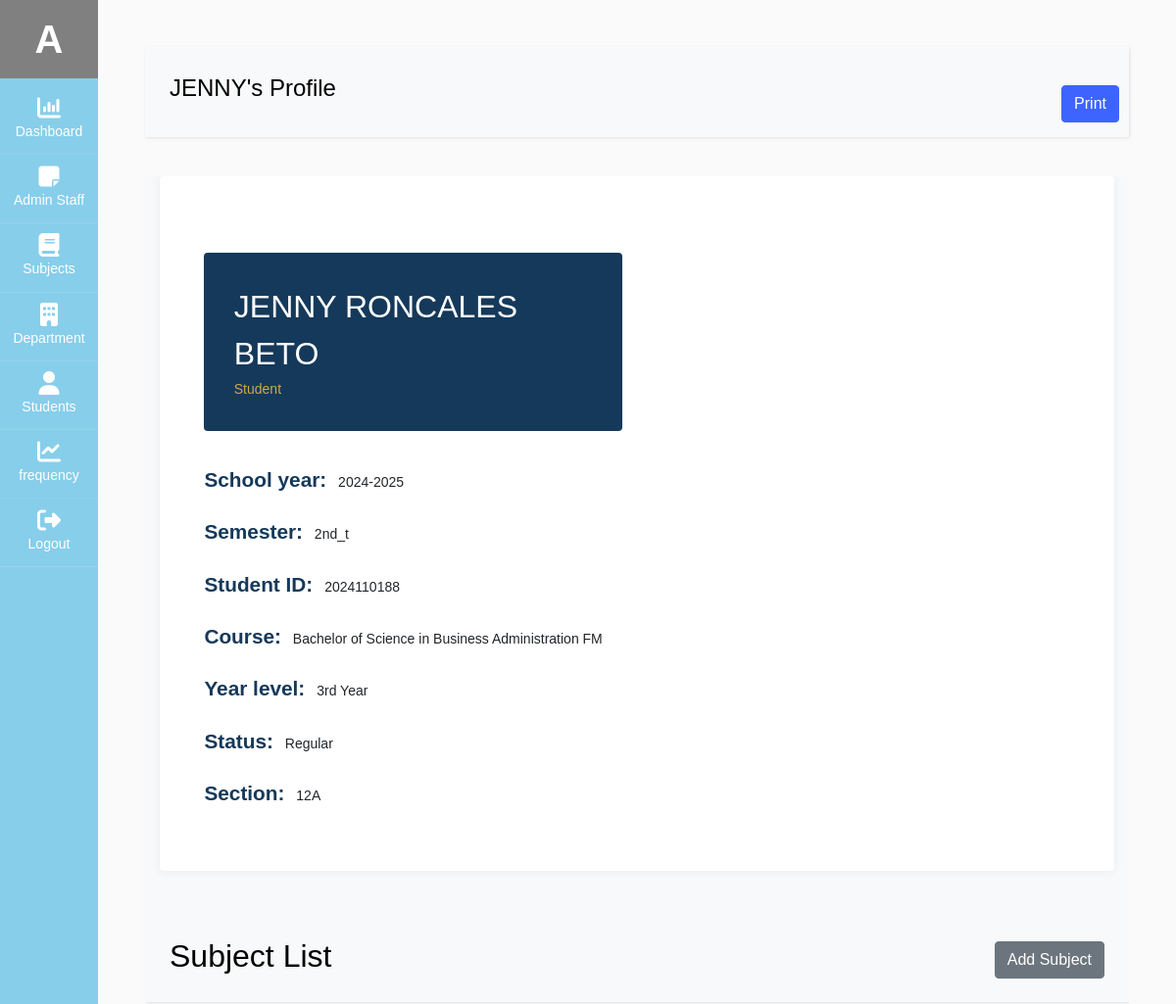
Page /admin/view_student_info.php?stud_id=2024110188 (signed in, upper part) on the earlier database version.
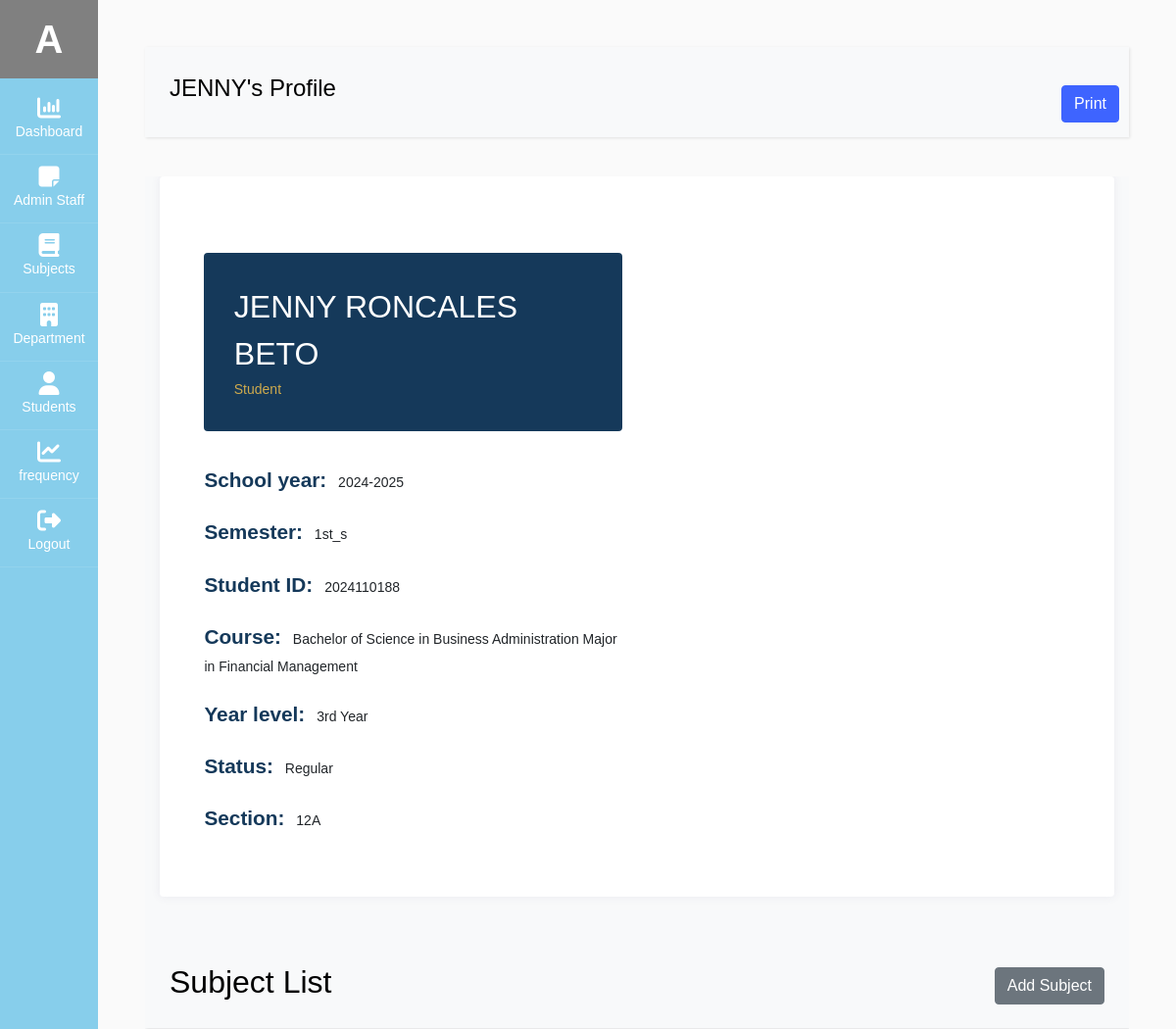
Same page on the later database version.
### tables this page shows
CREATE TABLE `user` (
  `admin_id` int(11) NOT NULL,
  `fname` varchar(60) NOT NULL,
  `mname` varchar(60) DEFAULT NULL,
  `lname` varchar(60) NOT NULL,
  `email` varchar(100) NOT NULL,
  `username` varchar(100) NOT NULL,
  `password` varchar(100) NOT NULL,
  `type` varchar(20) NOT NULL,
  `profile_img` varchar(255) DEFAULT NULL,
  `status` int(11) NOT NULL DEFAULT 1
);

CREATE TABLE `student` (
  `stud_id` int(11) NOT NULL,
  `stud_course` text NOT NULL,
  `stud_fname` varchar(60) NOT NULL,
  `stud_mname` varchar(60) DEFAULT NULL,
  `stud_lname` varchar(60) NOT NULL,
  `stud_phone` varchar(60) NOT NULL,
  `stud_bday` date NOT NULL,
  `stud_address` varchar(60) NOT NULL,
  `stud_gender` varchar(60) NOT NULL,
  `stud_year_level` varchar(60) NOT NULL,
  `stud_section` varchar(60) NOT NULL,
  `stud_sem` varchar(60) NOT NULL,
  `stud_academic_status` varchar(60) NOT NULL,
  `stud_school_year` varchar(255) NOT NULL,
  `stud_status` int(11) NOT NULL DEFAULT 1
);

### db/db.php (called while the page is built, shortened)
<?php
class db_connect
{
    public $host = db_host;
    public $user = db_user;
    public $pass = db_pass;
    public $name = db_name;
    public function connect()
    {
        try {
            $this->conn = new mysqli($this->host, $this->user, $this->pass, $this->name);
        } catch (\Throwable $th) {
            header("Location:setup.php");
        }
    }
}

### db/class.php (called while the page is built, shortened)
<?php
include('db.php');
class global_class extends db_connect
{
    public function get_student_info($stud_id)
    {
        $query = $this->conn->prepare("SELECT * FROM `student` where stud_status='1' and stud_id='$stud_id'");
        if ($query->execute()) {
            $result = $query->get_result();
            return $result;
        }
    }
    public function get_user_info($admin_id)
    {
        $query = $this->conn->prepare("SELECT * FROM `user` where status='1' AND admin_id =$admin_id");
        if ($query->execute()) {
            $result = $query->get_result();
            return $result;
        }
    }
}

### admin/view_student_info.php (the view, shortened to what this page needs)
<?php
include('../components/admin-header.php');
$stud_id=$_GET['stud_id'];
 $get_student_info = $admin_db->get_student_info($stud_id);
  $student = $get_student_info->fetch_array();
  $fullname = $student['stud_fname'] . ' ' . $student['stud_mname'] . ' ' . $student['stud_lname'];
  $stud_course=$student['stud_course'];
  $stud_year_level=$student['stud_year_level'];
  $stud_sy=$student['stud_school_year'];
  $stud_sem=$student['stud_sem'];
  $stud_academic_status=$student['stud_academic_status'];
  $stud_section=$student['stud_section'];
?>
<link rel="stylesheet" href="../css/view_student_info.css">
<link rel="stylesheet" href="../css/grading_layout.css">
<link href="../node_modules/select2/dist/css/select2.min.css" rel="stylesheet" />
<div id="content" class="p-4 p-md-5">
<nav class="navbar navbar-expand-lg navbar-light bg-light" >
  <div class="container-fluid" >
    <h4><?=ucfirst($student['stud_fname']);?>'s Profile</h4>
  </div>
                            <div class="text-center mt-4">
                                <button class="btn btn-primary print-hidden" onclick="printContent()">Print</button>
                            </div>
</nav>
    <section class="bg-light">
        <div class="container resume-container" >
            <div class="row" >
                <div class="col-lg-12 mb-4 mb-sm-5" >
                    <div class="card card-style1 border-0" >
                        <div class="card-body p-1-9 p-sm-2-3 p-md-6 p-lg-7"  >
                            <div class="container mt-5" id="print-section" >
                                <div class="row align-items-center">
                                    <div class="col-lg-6 px-xl-10">
                                        <div class="bg-secondary d-lg-inline-block py-1-9 px-1-9 px-sm-6 mb-1-9 rounded group1">
                                            <h3 class="h2 text-white mb-0 fullname"><?= ucfirst($fullname) ?></h3>
                                            <span class="text-primary occupation">Student</span>
                                        </div>
                                        <ul class="list-unstyled mb-1-9">
                                            <li class="mb-2 mb-xl-3 display-28"><span class="display-26 text-secondary me-2 font-weight-600">School year:</span> <?= ucfirst($stud_sy) ?></li>
                                            <li class="mb-2 mb-xl-3 display-28"><span class="display-26 text-secondary me-2 font-weight-600">Semester:</span> <?=$stud_sem?></li>
                                            <li class="mb-2 mb-xl-3 display-28"><span class="display-26 text-secondary me-2 font-weight-600">Student ID:</span> <?= $stud_id ?></li>
                                            <li class="mb-2 mb-xl-3 display-28"><span class="display-26 text-secondary me-2 font-weight-600">Course:</span> <?=$stud_course?></li>
                                            <li class="mb-2 mb-xl-3 display-28"><span class="display-26 text-secondary me-2 font-weight-600">Year level:</span> <?=$stud_year_level?></li>
                                            <li class="mb-2 mb-xl-3 display-28"><span class="display-26 text-secondary me-2 font-weight-600">Status:</span> <?=$stud_academic_status?></li>
                                            <li class="mb-2 mb-xl-3 display-28"><span class="display-26 text-secondary me-2 font-weight-600">Section:</span> <?=$stud_section?></li>
                                        </ul>
                                    </div>
                                </div>
                            </div>
                        </div>
                    </div>
                </div>
            </div>
        </div>
    </section>
<section class="bg-light">
    <div class="container">
        <div class="row">
        <nav class="navbar navbar-expand-lg navbar-light bg-light" >
            <div class="container-fluid " >
              <h2> Subject List</h2>
              <button type="button" class="togglerAddSubjectForStudent btn btn-secondary" data-toggle="modal" data-target=".add-StudentSubject-modal" data-stud_id="<?=$stud_id?>">Add Subject</button>
            </div>
        </nav>
        </div>
    </div>
</section>
                </div>

### components/admin-header.php (shortened to what this page needs)
<?php
include('../db/class.php');
$admin_db = new global_class();
$admin_restrictions="";
if (isset($_SESSION['admin_id'])) {
    $admin_id = $_SESSION['admin_id'];
    $getUserDetails = $admin_db->get_user_info($admin_id);
    $user = $getUserDetails->fetch_array();
    $admin_id =$user['admin_id'];
    $username=$user['username'];
}
?>
<!doctype html>
<html lang="en">
  <head>
		<link rel="stylesheet" href="../node_modules/font-awesome/css/font-awesome.min.css">
    <link rel="stylesheet" href="../node_modules/alertifyjs/build/css/alertify.min.css"/>
    <link rel="stylesheet" href="../node_modules/alertifyjs//build/css/themes/default.min.css"/>
    <link rel="stylesheet" href="../node_modules/bootstrap/dist/css/bootstrap.min.css"/>
    <link rel="stylesheet" href="../css/dataTables.bootstrap5.css">
		<link rel="stylesheet" href="../css/admin.css">
  </head>
  <body>
		<div class="wrapper d-flex align-items-stretch" >
			<nav id="sidebar" class="active" >
				<h1><a href="profile.php?profile_id=<?=$admin_id?>" class="logo" style="background-color:gray;"><?=ucfirst($username[0])?></a></h1>
        <ul class="list-unstyled components mb-5">
          <li class="active">
            <a href="dashboard.php"><span class="fa fa-bar-chart"></span> Dashboard</a>
          </li>
          <li <?=$admin_restrictions?>>
            <a href="user.php"><span class="fa fa-sticky-note"></span>Admin Staff</a>
          </li>
          <li <?=$admin_restrictions?>>
            <a href="subject.php"><span class="fa fa-book"></span> Subjects</a>
          </li>
          <li <?=$admin_restrictions?>>
            <a href="department.php"><span class="fa fa-building"></span> Department</a>
          </li>
          <li>
              <a href="student.php"><span class="fa fa-user"></span> Students</a>
          </li>
          <li>
              <a href="frequency.php"><span class="fa fa-line-chart"></span> frequency</a>
          </li>
          <li>
            <a href="Logout.php"><span class="fa fa-sign-out"></span> Logout</a>
          </li>
        </ul>
    	</nav>
  </body>
</html>

### css/view_student_info.css (style rules this page uses)
.card-style1 { box-shadow: 0px 0px 10px 0px rgb(89 75 128 / 9%); }
.border-0 { border: 0!important; }
.card { position: relative; display: flex; flex-direction: column; min-width: 0; word-wrap: break-word; background-color: #fff; background-clip: border-box; border: 1px solid rgba(0,0,0,.125); border-radius: 0.25rem; }
section { overflow: hidden; background: #fff; }
.text-primary { color: #ceaa4d !important; }
.text-secondary { color: #15395A !important; }
.font-weight-600 { font-weight: 600; }
.display-26 { font-size: 1.3rem; }
@media screen and (min-width: 992px) { .p-lg-7 { padding: 4rem; } }
@media screen and (min-width: 768px) { .p-md-6 { padding: 3.5rem; } }
@media screen and (min-width: 576px) { .p-sm-2-3 { padding: 2.3rem; } }
.p-1-9 { padding: 1.9rem; }
.bg-secondary { background: #15395A !important; }
@media screen and (min-width: 576px) { .pe-sm-6, .px-sm-6 { padding-right: 3.5rem; } }
@media screen and (min-width: 576px) { .ps-sm-6, .px-sm-6 { padding-left: 3.5rem; } }
.pe-1-9, .px-1-9 { padding-right: 1.9rem; }
.ps-1-9, .px-1-9 { padding-left: 1.9rem; }
.pb-1-9, .py-1-9 { padding-bottom: 1.9rem; }
.pt-1-9, .py-1-9 { padding-top: 1.9rem; }
.mb-1-9, .my-1-9 { margin-bottom: 1.9rem; }
@media (min-width: 992px) { .d-lg-inline-block { display: inline-block!important; } }
.rounded { border-radius: 0.25rem!important; }

Differences in the rows shown:
changed student "JENNY RONCALES BETO": stud_sem "2nd_t" → "1st_s"; stud_course "Bachelor of Science in Business Administration FM" → "Bachelor of Science in Business Administration Major in Financial Management"
